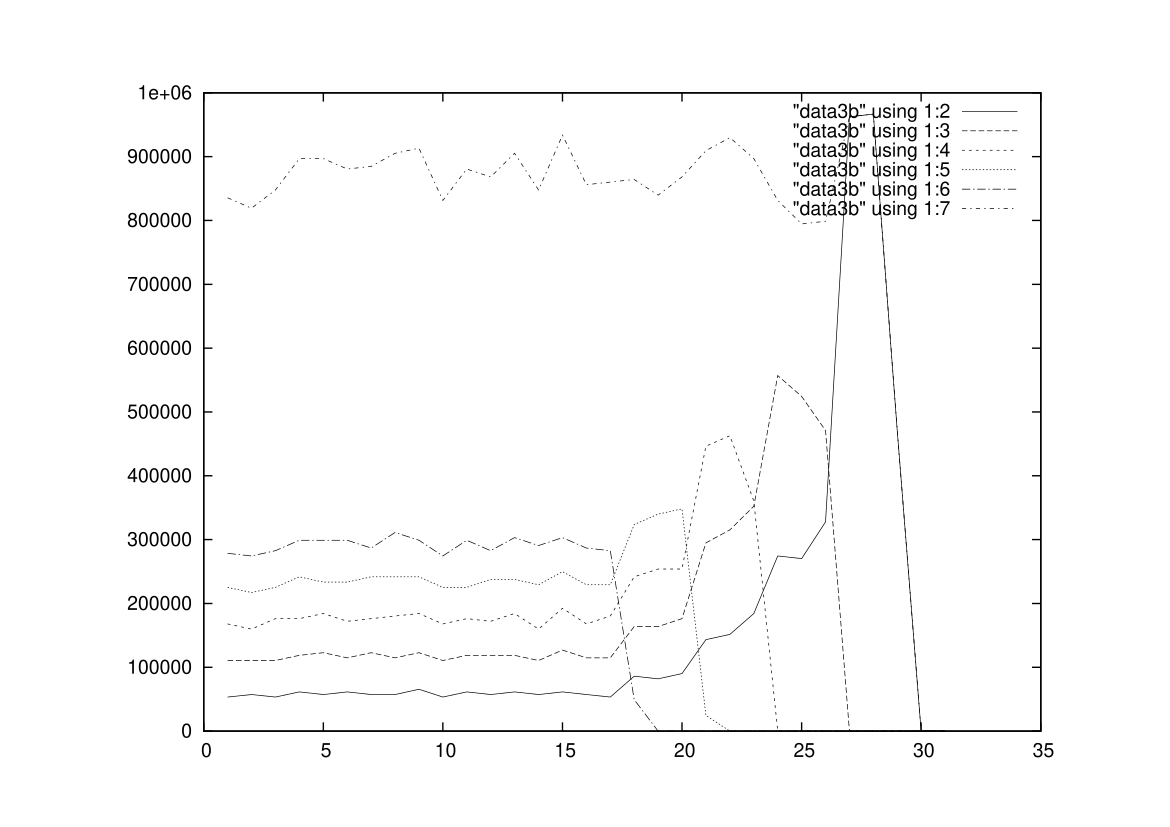

This figure's gnuplot source:
set term postscript
set output "plot3b.ps"
set yrange [0:]
plot "data3b" using 1:2 with lines, "data3b" using 1:3 with lines, "data3b" using 1:4 with lines, "data3b" using 1:5 with lines, "data3b" using 1:6 with lines, "data3b" using 1:7 with lines
